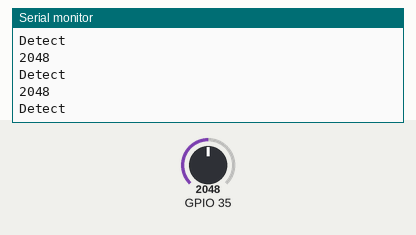
This sketch was run on a simulated ESP32. Shown: the last lines printed to the serial monitor. Inputs (shaded band) come from the test bench; at power-on: GPIO 35 = 2048.

Above: at 1.2 s.
1.3 s: GPIO 35 set to 2866
At 1.31 s:
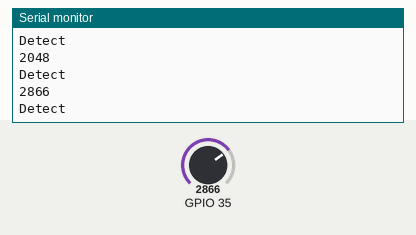
2.8 s: GPIO 35 set to 3603
At 4.51 s:
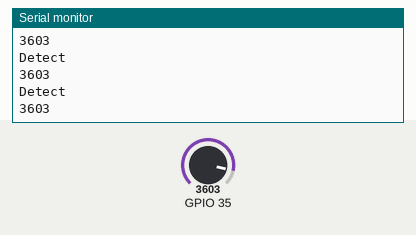
Timing chart, 0 to 6.0 s (numbered marks = the images above; inputs shaded):
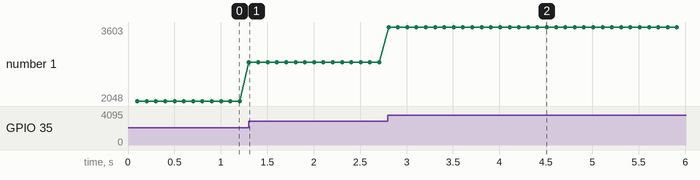

The sketch:

ceramic_piezo_vibration.ino
```cpp
void setup() {
  Serial.begin(115200);
  Serial.print("Detact Vibration Start!!!");
}

void loop() {
  int val = analogRead(35);
  Serial.println(val);
  if (val > 100) {
    Serial.println("Detect");
  }
  delay(100);
}
```

Measured:
- after the input at 1.3 s, the serial monitor: prints a new line at once (image 1)
- after the input at 2.8 s, the serial monitor: prints a new line at once (image 2)
- plotted number 1: 2048 → 2866 after the input at 1.3 s, 2866 → 3603 after the input at 2.8 s
